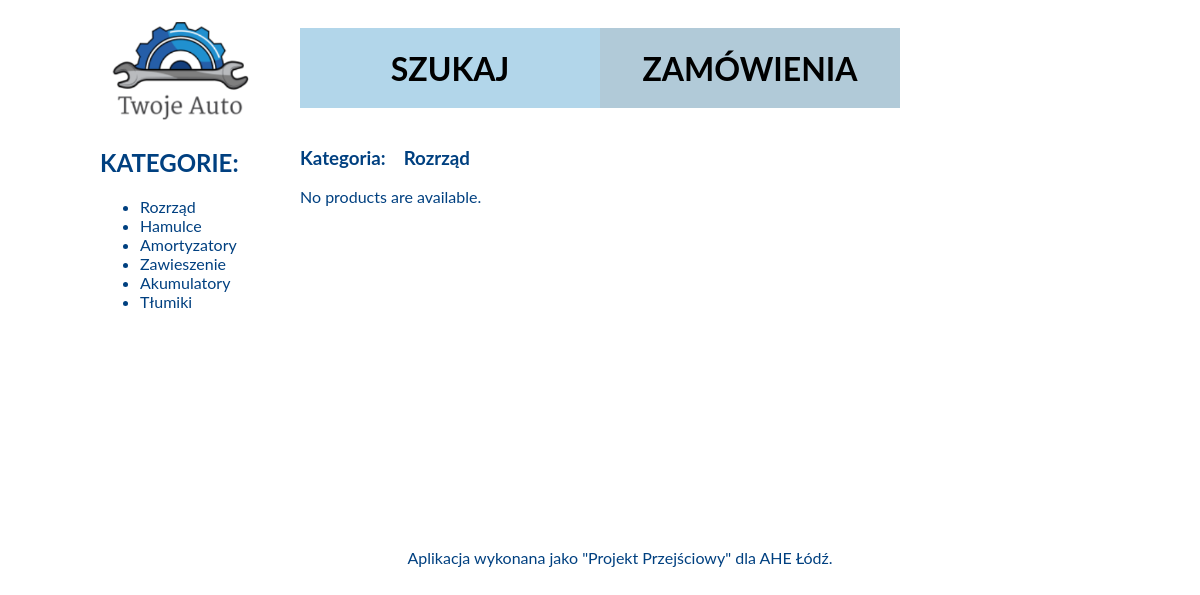
/kategoria/1/, run on the app's committed database.
### produkty/models.py (models this page shows)
class Kategoria(models.Model):
    nazwa = models.CharField(max_length=30)
    def __str__(self):
        return self.nazwa
    created = models.DateTimeField(auto_now_add=True)
    updated = models.DateTimeField(auto_now=True)
    class Meta:
        verbose_name        = "Kategria"
        verbose_name_plural = "Kategrie"

### produkty/views.py (the view)
# urls.py: path('kategoria/<int:id>/', kategoria, name='kategoria'),
def kategoria(request,id):
    kategoria_widok = Produkty.objects.filter(kategoria=id)
    kat = Kategoria.objects.get(pk=id)
    kats = Kategoria.objects.all()
    form1 = Zamowienie()
    context = {
        'kategoria_widok'   : kategoria_widok,
        'kat'               : kat,
        'kats'              : kats,
        'form1'             : form1,       }
    return render(request, 'produkty/katf kopia.html', context)

### produkty/templates/produkty/katf kopia.html
{% extends 'produkty/baza.html' %}
{% block kategoria %}
<h3>Kategoria:&nbsp &nbsp {{ kat }}</h3>
{% if kategoria_widok %}
<form action="." method = "POST">{%csrf_token%}
    <table style="width:100%">
        <tr>
            <th>nazwa</th>
            <th>numer</th>
            <th>stan</th>
            <th>cena</th>
            <th class= "th1">zamow</th>
        </tr>
        {% for prod in kategoria_widok %}
            <tr>
                <td>
                    <a href="{% url 'detail' prod.id %}">{{ prod.nazwa }} </a>
                </td>
                <td>
                    {{ prod.numer }}
                </td>
                <td>
                    {{ prod.stan }}
                </td>
                <td>
                    {{ prod.cena }}
                </td>
                <td class = "td1">
                    {{ form1.as_p }}
                </td>
            </tr>
        {% endfor %}
    </table>
    <input type="submit" value="dodaj"/>
</form>
{% else %}
    <p>No products are available.</p>
{% endif %}
{% endblock %}

### produkty/templates/produkty/baza.html (shortened to what this page needs)
{% load static %}
    <link rel="stylesheet" type="text/css" href="{% static 'produkty/style.css' %}">
<!DOCTYPE html>
<html lang="en">
<head>
</head>
<body>
<div id="container">
        <div id="logo">
            {% load static %}
            <a href="{% url 'index'  %}"><img  height="125" src="{% static "/produkty/logo.png" %}" alt="My logo"></a>
            </div>
        <div id="topbarr">
        <div id="topbar1">
        <div id="t1">
            <a href="{% url 'index' %}"> <h1>SZUKAJ</h1></a>
        </div>
        <div id="t2">
            <a href="{% url 'index' %}"><h1> ZAMÓWIENIA </h1></a>
        </div>
    </div>
        </div>
    <div id="menu">
        <h2>KATEGORIE:</h2>
          {% if kats %}
        <ul>
        {% for kat in kats %}
            <li><a href="{% url 'kategoria' kat.id  %}">{{ kat.nazwa }}</a></li>
        {% endfor %}
        </ul>
    {% else %}
        <p>No products are available.</p>
    {% endif %}
    </div>
    <div id="content">
        {% block kategoria %}
            {% endblock %}
    </div>
    <div id="footer">
        Aplikacja wykonana jako "Projekt Przejściowy" dla AHE Łódź.
    </div>
</div>
</body>
</html>

### produkty/static/produkty/style.css (style rules this page uses)
body { background: white; font-family: 'Lato'; color:#004080; }
li a { color:#004080; text-decoration:none; }
#container { width:1000px; margin-left: auto; margin-right: auto; }
#logo { width:200; height:120px; color:white; float:left; text-align:left; }
#topbarr { width:600px; height:100px; float:left; text-align:center; }
#menu { float:left; width:200px; min-height:400px; text-align:left; color:#004080; }
#content { float : left; width : 600px; height : ; overflow: auto; }
#footer { clear:both; padding:20px; width:1000px; text-align:center; a text-decoration:none; a:hover color:#yellow; }
#topbar1 { margin-top:20; width:600px; height:80px; color:white; }
#t1 { height:100%; width:50%; float:left; background-color:#b2d6ea; color: white; text-align:center; }
#t2 { width:50%; height:100%; float:left; text-align:center; background-color:#b1cad8; color:white; }
a { text-decoration:none; color:black; }

### data on the page
Kategoria: nazwa "Rozrząd"
Kategoria: nazwa "Hamulce"
Kategoria: nazwa "Amortyzatory"
Kategoria: nazwa "Zawieszenie"
Kategoria: nazwa "Akumulatory"
Kategoria: nazwa "Tłumiki"
